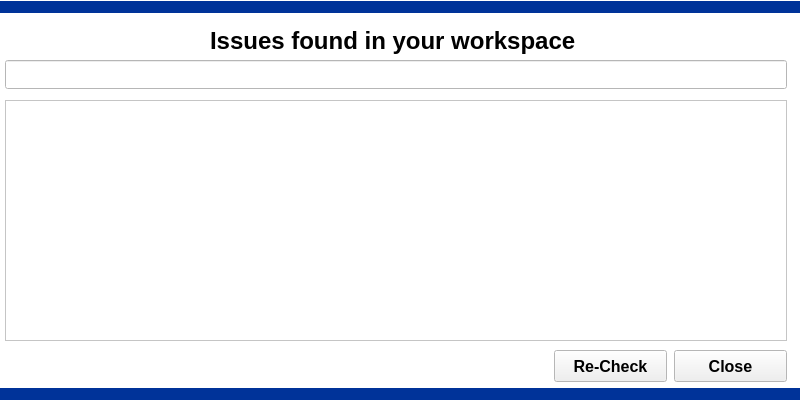
<?xml version="1.0" encoding="UTF-8"?>
<ui version="4.0">
 <class>CheckProject</class>
 <widget class="QDialog" name="CheckProject">
  <property name="geometry">
   <rect>
    <x>0</x>
    <y>0</y>
    <width>800</width>
    <height>400</height>
   </rect>
  </property>
  <property name="maximumSize">
   <size>
    <width>800</width>
    <height>400</height>
   </size>
  </property>
  <property name="palette">
   <palette>
    <active>
     <colorrole role="Base">
      <brush brushstyle="SolidPattern">
       <color alpha="255">
        <red>255</red>
        <green>255</green>
        <blue>255</blue>
       </color>
      </brush>
     </colorrole>
     <colorrole role="Window">
      <brush brushstyle="SolidPattern">
       <color alpha="255">
        <red>255</red>
        <green>255</green>
        <blue>255</blue>
       </color>
      </brush>
     </colorrole>
    </active>
    <inactive>
     <colorrole role="Base">
      <brush brushstyle="SolidPattern">
       <color alpha="255">
        <red>255</red>
        <green>255</green>
        <blue>255</blue>
       </color>
      </brush>
     </colorrole>
     <colorrole role="Window">
      <brush brushstyle="SolidPattern">
       <color alpha="255">
        <red>255</red>
        <green>255</green>
        <blue>255</blue>
       </color>
      </brush>
     </colorrole>
    </inactive>
    <disabled>
     <colorrole role="Base">
      <brush brushstyle="SolidPattern">
       <color alpha="255">
        <red>255</red>
        <green>255</green>
        <blue>255</blue>
       </color>
      </brush>
     </colorrole>
     <colorrole role="Window">
      <brush brushstyle="SolidPattern">
       <color alpha="255">
        <red>255</red>
        <green>255</green>
        <blue>255</blue>
       </color>
      </brush>
     </colorrole>
    </disabled>
   </palette>
  </property>
  <property name="font">
   <font>
    <family>Arial</family>
    <pointsize>12</pointsize>
    <weight>75</weight>
    <bold>true</bold>
   </font>
  </property>
  <property name="windowTitle">
   <string>Check Project Workspace</string>
  </property>
  <widget class="QTextBrowser" name="textBrowserLogs">
   <property name="geometry">
    <rect>
     <x>5</x>
     <y>100</y>
     <width>782</width>
     <height>241</height>
    </rect>
   </property>
   <property name="font">
    <font>
     <pointsize>11</pointsize>
    </font>
   </property>
   <property name="lineWrapMode">
    <enum>QTextEdit::NoWrap</enum>
   </property>
  </widget>
  <widget class="Line" name="BorderTop">
   <property name="geometry">
    <rect>
     <x>0</x>
     <y>-3</y>
     <width>800</width>
     <height>20</height>
    </rect>
   </property>
   <property name="baseSize">
    <size>
     <width>0</width>
     <height>0</height>
    </size>
   </property>
   <property name="palette">
    <palette>
     <active>
      <colorrole role="WindowText">
       <brush brushstyle="SolidPattern">
        <color alpha="255">
         <red>0</red>
         <green>51</green>
         <blue>153</blue>
        </color>
       </brush>
      </colorrole>
      <colorrole role="Button">
       <brush brushstyle="SolidPattern">
        <color alpha="255">
         <red>128</red>
         <green>0</green>
         <blue>0</blue>
        </color>
       </brush>
      </colorrole>
      <colorrole role="Light">
       <brush brushstyle="SolidPattern">
        <color alpha="255">
         <red>192</red>
         <green>0</green>
         <blue>0</blue>
        </color>
       </brush>
      </colorrole>
      <colorrole role="Midlight">
       <brush brushstyle="SolidPattern">
        <color alpha="255">
         <red>160</red>
         <green>0</green>
         <blue>0</blue>
        </color>
       </brush>
      </colorrole>
      <colorrole role="Dark">
       <brush brushstyle="SolidPattern">
        <color alpha="255">
         <red>64</red>
         <green>0</green>
         <blue>0</blue>
        </color>
       </brush>
      </colorrole>
      <colorrole role="Mid">
       <brush brushstyle="SolidPattern">
        <color alpha="255">
         <red>85</red>
         <green>0</green>
         <blue>0</blue>
        </color>
       </brush>
      </colorrole>
      <colorrole role="Text">
       <brush brushstyle="SolidPattern">
        <color alpha="255">
         <red>0</red>
         <green>51</green>
         <blue>153</blue>
        </color>
       </brush>
      </colorrole>
      <colorrole role="BrightText">
       <brush brushstyle="SolidPattern">
        <color alpha="255">
         <red>255</red>
         <green>255</green>
         <blue>255</blue>
        </color>
       </brush>
      </colorrole>
      <colorrole role="ButtonText">
       <brush brushstyle="SolidPattern">
        <color alpha="255">
         <red>0</red>
         <green>51</green>
         <blue>153</blue>
        </color>
       </brush>
      </colorrole>
      <colorrole role="Base">
       <brush brushstyle="SolidPattern">
        <color alpha="255">
         <red>0</red>
         <green>0</green>
         <blue>0</blue>
        </color>
       </brush>
      </colorrole>
      <colorrole role="Window">
       <brush brushstyle="SolidPattern">
        <color alpha="255">
         <red>128</red>
         <green>0</green>
         <blue>0</blue>
        </color>
       </brush>
      </colorrole>
      <colorrole role="Shadow">
       <brush brushstyle="SolidPattern">
        <color alpha="255">
         <red>0</red>
         <green>0</green>
         <blue>0</blue>
        </color>
       </brush>
      </colorrole>
      <colorrole role="AlternateBase">
       <brush brushstyle="SolidPattern">
        <color alpha="255">
         <red>64</red>
         <green>0</green>
         <blue>0</blue>
        </color>
       </brush>
      </colorrole>
      <colorrole role="ToolTipBase">
       <brush brushstyle="SolidPattern">
        <color alpha="255">
         <red>255</red>
         <green>255</green>
         <blue>220</blue>
        </color>
       </brush>
      </colorrole>
      <colorrole role="ToolTipText">
       <brush brushstyle="SolidPattern">
        <color alpha="255">
         <red>0</red>
         <green>0</green>
         <blue>0</blue>
        </color>
       </brush>
      </colorrole>
     </active>
     <inactive>
      <colorrole role="WindowText">
       <brush brushstyle="SolidPattern">
        <color alpha="255">
         <red>0</red>
         <green>51</green>
         <blue>153</blue>
        </color>
       </brush>
      </colorrole>
      <colorrole role="Button">
       <brush brushstyle="SolidPattern">
        <color alpha="255">
         <red>128</red>
         <green>0</green>
         <blue>0</blue>
        </color>
       </brush>
      </colorrole>
      <colorrole role="Light">
       <brush brushstyle="SolidPattern">
        <color alpha="255">
         <red>192</red>
         <green>0</green>
         <blue>0</blue>
        </color>
       </brush>
      </colorrole>
      <colorrole role="Midlight">
       <brush brushstyle="SolidPattern">
        <color alpha="255">
         <red>160</red>
         <green>0</green>
         <blue>0</blue>
        </color>
       </brush>
      </colorrole>
      <colorrole role="Dark">
       <brush brushstyle="SolidPattern">
        <color alpha="255">
         <red>64</red>
         <green>0</green>
         <blue>0</blue>
        </color>
       </brush>
      </colorrole>
      <colorrole role="Mid">
       <brush brushstyle="SolidPattern">
        <color alpha="255">
         <red>85</red>
         <green>0</green>
         <blue>0</blue>
        </color>
       </brush>
      </colorrole>
      <colorrole role="Text">
       <brush brushstyle="SolidPattern">
        <color alpha="255">
         <red>0</red>
         <green>51</green>
         <blue>153</blue>
        </color>
       </brush>
      </colorrole>
      <colorrole role="BrightText">
       <brush brushstyle="SolidPattern">
        <color alpha="255">
         <red>255</red>
         <green>255</green>
         <blue>255</blue>
        </color>
       </brush>
      </colorrole>
      <colorrole role="ButtonText">
       <brush brushstyle="SolidPattern">
        <color alpha="255">
         <red>0</red>
         <green>51</green>
         <blue>153</blue>
        </color>
       </brush>
      </colorrole>
      <colorrole role="Base">
       <brush brushstyle="SolidPattern">
        <color alpha="255">
         <red>0</red>
         <green>0</green>
         <blue>0</blue>
        </color>
       </brush>
      </colorrole>
      <colorrole role="Window">
       <brush brushstyle="SolidPattern">
        <color alpha="255">
         <red>128</red>
         <green>0</green>
         <blue>0</blue>
        </color>
       </brush>
      </colorrole>
      <colorrole role="Shadow">
       <brush brushstyle="SolidPattern">
        <color alpha="255">
         <red>0</red>
         <green>0</green>
         <blue>0</blue>
        </color>
       </brush>
      </colorrole>
      <colorrole role="AlternateBase">
       <brush brushstyle="SolidPattern">
        <color alpha="255">
         <red>64</red>
         <green>0</green>
         <blue>0</blue>
        </color>
       </brush>
      </colorrole>
      <colorrole role="ToolTipBase">
       <brush brushstyle="SolidPattern">
        <color alpha="255">
         <red>255</red>
         <green>255</green>
         <blue>220</blue>
        </color>
       </brush>
      </colorrole>
      <colorrole role="ToolTipText">
       <brush brushstyle="SolidPattern">
        <color alpha="255">
         <red>0</red>
         <green>0</green>
         <blue>0</blue>
        </color>
       </brush>
      </colorrole>
     </inactive>
     <disabled>
      <colorrole role="WindowText">
       <brush brushstyle="SolidPattern">
        <color alpha="255">
         <red>0</red>
         <green>51</green>
         <blue>153</blue>
        </color>
       </brush>
      </colorrole>
      <colorrole role="Button">
       <brush brushstyle="SolidPattern">
        <color alpha="255">
         <red>128</red>
         <green>0</green>
         <blue>0</blue>
        </color>
       </brush>
      </colorrole>
      <colorrole role="Light">
       <brush brushstyle="SolidPattern">
        <color alpha="255">
         <red>192</red>
         <green>0</green>
         <blue>0</blue>
        </color>
       </brush>
      </colorrole>
      <colorrole role="Midlight">
       <brush brushstyle="SolidPattern">
        <color alpha="255">
         <red>160</red>
         <green>0</green>
         <blue>0</blue>
        </color>
       </brush>
      </colorrole>
      <colorrole role="Dark">
       <brush brushstyle="SolidPattern">
        <color alpha="255">
         <red>64</red>
         <green>0</green>
         <blue>0</blue>
        </color>
       </brush>
      </colorrole>
      <colorrole role="Mid">
       <brush brushstyle="SolidPattern">
        <color alpha="255">
         <red>85</red>
         <green>0</green>
         <blue>0</blue>
        </color>
       </brush>
      </colorrole>
      <colorrole role="Text">
       <brush brushstyle="SolidPattern">
        <color alpha="255">
         <red>0</red>
         <green>51</green>
         <blue>153</blue>
        </color>
       </brush>
      </colorrole>
      <colorrole role="BrightText">
       <brush brushstyle="SolidPattern">
        <color alpha="255">
         <red>255</red>
         <green>255</green>
         <blue>255</blue>
        </color>
       </brush>
      </colorrole>
      <colorrole role="ButtonText">
       <brush brushstyle="SolidPattern">
        <color alpha="255">
         <red>0</red>
         <green>51</green>
         <blue>153</blue>
        </color>
       </brush>
      </colorrole>
      <colorrole role="Base">
       <brush brushstyle="SolidPattern">
        <color alpha="255">
         <red>128</red>
         <green>0</green>
         <blue>0</blue>
        </color>
       </brush>
      </colorrole>
      <colorrole role="Window">
       <brush brushstyle="SolidPattern">
        <color alpha="255">
         <red>128</red>
         <green>0</green>
         <blue>0</blue>
        </color>
       </brush>
      </colorrole>
      <colorrole role="Shadow">
       <brush brushstyle="SolidPattern">
        <color alpha="255">
         <red>0</red>
         <green>0</green>
         <blue>0</blue>
        </color>
       </brush>
      </colorrole>
      <colorrole role="AlternateBase">
       <brush brushstyle="SolidPattern">
        <color alpha="255">
         <red>128</red>
         <green>0</green>
         <blue>0</blue>
        </color>
       </brush>
      </colorrole>
      <colorrole role="ToolTipBase">
       <brush brushstyle="SolidPattern">
        <color alpha="255">
         <red>255</red>
         <green>255</green>
         <blue>220</blue>
        </color>
       </brush>
      </colorrole>
      <colorrole role="ToolTipText">
       <brush brushstyle="SolidPattern">
        <color alpha="255">
         <red>0</red>
         <green>0</green>
         <blue>0</blue>
        </color>
       </brush>
      </colorrole>
     </disabled>
    </palette>
   </property>
   <property name="styleSheet">
    <string notr="true">color: rgb(0, 51, 153);</string>
   </property>
   <property name="frameShadow">
    <enum>QFrame::Plain</enum>
   </property>
   <property name="lineWidth">
    <number>12</number>
   </property>
   <property name="midLineWidth">
    <number>0</number>
   </property>
   <property name="orientation">
    <enum>Qt::Horizontal</enum>
   </property>
  </widget>
  <widget class="Line" name="BorderBottom">
   <property name="geometry">
    <rect>
     <x>0</x>
     <y>384</y>
     <width>800</width>
     <height>20</height>
    </rect>
   </property>
   <property name="baseSize">
    <size>
     <width>0</width>
     <height>0</height>
    </size>
   </property>
   <property name="palette">
    <palette>
     <active>
      <colorrole role="WindowText">
       <brush brushstyle="SolidPattern">
        <color alpha="255">
         <red>0</red>
         <green>51</green>
         <blue>153</blue>
        </color>
       </brush>
      </colorrole>
      <colorrole role="Button">
       <brush brushstyle="SolidPattern">
        <color alpha="255">
         <red>128</red>
         <green>0</green>
         <blue>0</blue>
        </color>
       </brush>
      </colorrole>
      <colorrole role="Light">
       <brush brushstyle="SolidPattern">
        <color alpha="255">
         <red>192</red>
         <green>0</green>
         <blue>0</blue>
        </color>
       </brush>
      </colorrole>
      <colorrole role="Midlight">
       <brush brushstyle="SolidPattern">
        <color alpha="255">
         <red>160</red>
         <green>0</green>
         <blue>0</blue>
        </color>
       </brush>
      </colorrole>
      <colorrole role="Dark">
       <brush brushstyle="SolidPattern">
        <color alpha="255">
         <red>64</red>
         <green>0</green>
         <blue>0</blue>
        </color>
       </brush>
      </colorrole>
      <colorrole role="Mid">
       <brush brushstyle="SolidPattern">
        <color alpha="255">
         <red>85</red>
         <green>0</green>
         <blue>0</blue>
        </color>
       </brush>
      </colorrole>
      <colorrole role="Text">
       <brush brushstyle="SolidPattern">
        <color alpha="255">
         <red>0</red>
         <green>51</green>
         <blue>153</blue>
        </color>
       </brush>
      </colorrole>
      <colorrole role="BrightText">
       <brush brushstyle="SolidPattern">
        <color alpha="255">
         <red>255</red>
         <green>255</green>
         <blue>255</blue>
        </color>
       </brush>
      </colorrole>
      <colorrole role="ButtonText">
       <brush brushstyle="SolidPattern">
        <color alpha="255">
         <red>0</red>
         <green>51</green>
         <blue>153</blue>
        </color>
       </brush>
      </colorrole>
      <colorrole role="Base">
       <brush brushstyle="SolidPattern">
        <color alpha="255">
         <red>0</red>
         <green>0</green>
         <blue>0</blue>
        </color>
       </brush>
      </colorrole>
      <colorrole role="Window">
       <brush brushstyle="SolidPattern">
        <color alpha="255">
         <red>128</red>
         <green>0</green>
         <blue>0</blue>
        </color>
       </brush>
      </colorrole>
      <colorrole role="Shadow">
       <brush brushstyle="SolidPattern">
        <color alpha="255">
         <red>0</red>
         <green>0</green>
         <blue>0</blue>
        </color>
       </brush>
      </colorrole>
      <colorrole role="AlternateBase">
       <brush brushstyle="SolidPattern">
        <color alpha="255">
         <red>64</red>
         <green>0</green>
         <blue>0</blue>
        </color>
       </brush>
      </colorrole>
      <colorrole role="ToolTipBase">
       <brush brushstyle="SolidPattern">
        <color alpha="255">
         <red>255</red>
         <green>255</green>
         <blue>220</blue>
        </color>
       </brush>
      </colorrole>
      <colorrole role="ToolTipText">
       <brush brushstyle="SolidPattern">
        <color alpha="255">
         <red>0</red>
         <green>0</green>
         <blue>0</blue>
        </color>
       </brush>
      </colorrole>
     </active>
     <inactive>
      <colorrole role="WindowText">
       <brush brushstyle="SolidPattern">
        <color alpha="255">
         <red>0</red>
         <green>51</green>
         <blue>153</blue>
        </color>
       </brush>
      </colorrole>
      <colorrole role="Button">
       <brush brushstyle="SolidPattern">
        <color alpha="255">
         <red>128</red>
         <green>0</green>
         <blue>0</blue>
        </color>
       </brush>
      </colorrole>
      <colorrole role="Light">
       <brush brushstyle="SolidPattern">
        <color alpha="255">
         <red>192</red>
         <green>0</green>
         <blue>0</blue>
        </color>
       </brush>
      </colorrole>
      <colorrole role="Midlight">
       <brush brushstyle="SolidPattern">
        <color alpha="255">
         <red>160</red>
         <green>0</green>
         <blue>0</blue>
        </color>
       </brush>
      </colorrole>
      <colorrole role="Dark">
       <brush brushstyle="SolidPattern">
        <color alpha="255">
         <red>64</red>
         <green>0</green>
         <blue>0</blue>
        </color>
       </brush>
      </colorrole>
      <colorrole role="Mid">
       <brush brushstyle="SolidPattern">
        <color alpha="255">
         <red>85</red>
         <green>0</green>
         <blue>0</blue>
        </color>
       </brush>
      </colorrole>
      <colorrole role="Text">
       <brush brushstyle="SolidPattern">
        <color alpha="255">
         <red>0</red>
         <green>51</green>
         <blue>153</blue>
        </color>
       </brush>
      </colorrole>
      <colorrole role="BrightText">
       <brush brushstyle="SolidPattern">
        <color alpha="255">
         <red>255</red>
         <green>255</green>
         <blue>255</blue>
        </color>
       </brush>
      </colorrole>
      <colorrole role="ButtonText">
       <brush brushstyle="SolidPattern">
        <color alpha="255">
         <red>0</red>
         <green>51</green>
         <blue>153</blue>
        </color>
       </brush>
      </colorrole>
      <colorrole role="Base">
       <brush brushstyle="SolidPattern">
        <color alpha="255">
         <red>0</red>
         <green>0</green>
         <blue>0</blue>
        </color>
       </brush>
      </colorrole>
      <colorrole role="Window">
       <brush brushstyle="SolidPattern">
        <color alpha="255">
         <red>128</red>
         <green>0</green>
         <blue>0</blue>
        </color>
       </brush>
      </colorrole>
      <colorrole role="Shadow">
       <brush brushstyle="SolidPattern">
        <color alpha="255">
         <red>0</red>
         <green>0</green>
         <blue>0</blue>
        </color>
       </brush>
      </colorrole>
      <colorrole role="AlternateBase">
       <brush brushstyle="SolidPattern">
        <color alpha="255">
         <red>64</red>
         <green>0</green>
         <blue>0</blue>
        </color>
       </brush>
      </colorrole>
      <colorrole role="ToolTipBase">
       <brush brushstyle="SolidPattern">
        <color alpha="255">
         <red>255</red>
         <green>255</green>
         <blue>220</blue>
        </color>
       </brush>
      </colorrole>
      <colorrole role="ToolTipText">
       <brush brushstyle="SolidPattern">
        <color alpha="255">
         <red>0</red>
         <green>0</green>
         <blue>0</blue>
        </color>
       </brush>
      </colorrole>
     </inactive>
     <disabled>
      <colorrole role="WindowText">
       <brush brushstyle="SolidPattern">
        <color alpha="255">
         <red>0</red>
         <green>51</green>
         <blue>153</blue>
        </color>
       </brush>
      </colorrole>
      <colorrole role="Button">
       <brush brushstyle="SolidPattern">
        <color alpha="255">
         <red>128</red>
         <green>0</green>
         <blue>0</blue>
        </color>
       </brush>
      </colorrole>
      <colorrole role="Light">
       <brush brushstyle="SolidPattern">
        <color alpha="255">
         <red>192</red>
         <green>0</green>
         <blue>0</blue>
        </color>
       </brush>
      </colorrole>
      <colorrole role="Midlight">
       <brush brushstyle="SolidPattern">
        <color alpha="255">
         <red>160</red>
         <green>0</green>
         <blue>0</blue>
        </color>
       </brush>
      </colorrole>
      <colorrole role="Dark">
       <brush brushstyle="SolidPattern">
        <color alpha="255">
         <red>64</red>
         <green>0</green>
         <blue>0</blue>
        </color>
       </brush>
      </colorrole>
      <colorrole role="Mid">
       <brush brushstyle="SolidPattern">
        <color alpha="255">
         <red>85</red>
         <green>0</green>
         <blue>0</blue>
        </color>
       </brush>
      </colorrole>
      <colorrole role="Text">
       <brush brushstyle="SolidPattern">
        <color alpha="255">
         <red>0</red>
         <green>51</green>
         <blue>153</blue>
        </color>
       </brush>
      </colorrole>
      <colorrole role="BrightText">
       <brush brushstyle="SolidPattern">
        <color alpha="255">
         <red>255</red>
         <green>255</green>
         <blue>255</blue>
        </color>
       </brush>
      </colorrole>
      <colorrole role="ButtonText">
       <brush brushstyle="SolidPattern">
        <color alpha="255">
         <red>0</red>
         <green>51</green>
         <blue>153</blue>
        </color>
       </brush>
      </colorrole>
      <colorrole role="Base">
       <brush brushstyle="SolidPattern">
        <color alpha="255">
         <red>128</red>
         <green>0</green>
         <blue>0</blue>
        </color>
       </brush>
      </colorrole>
      <colorrole role="Window">
       <brush brushstyle="SolidPattern">
        <color alpha="255">
         <red>128</red>
         <green>0</green>
         <blue>0</blue>
        </color>
       </brush>
      </colorrole>
      <colorrole role="Shadow">
       <brush brushstyle="SolidPattern">
        <color alpha="255">
         <red>0</red>
         <green>0</green>
         <blue>0</blue>
        </color>
       </brush>
      </colorrole>
      <colorrole role="AlternateBase">
       <brush brushstyle="SolidPattern">
        <color alpha="255">
         <red>128</red>
         <green>0</green>
         <blue>0</blue>
        </color>
       </brush>
      </colorrole>
      <colorrole role="ToolTipBase">
       <brush brushstyle="SolidPattern">
        <color alpha="255">
         <red>255</red>
         <green>255</green>
         <blue>220</blue>
        </color>
       </brush>
      </colorrole>
      <colorrole role="ToolTipText">
       <brush brushstyle="SolidPattern">
        <color alpha="255">
         <red>0</red>
         <green>0</green>
         <blue>0</blue>
        </color>
       </brush>
      </colorrole>
     </disabled>
    </palette>
   </property>
   <property name="styleSheet">
    <string notr="true">color: rgb(0, 51, 153);</string>
   </property>
   <property name="frameShadow">
    <enum>QFrame::Plain</enum>
   </property>
   <property name="lineWidth">
    <number>12</number>
   </property>
   <property name="midLineWidth">
    <number>0</number>
   </property>
   <property name="orientation">
    <enum>Qt::Horizontal</enum>
   </property>
  </widget>
  <widget class="QPushButton" name="pushButtonClose">
   <property name="geometry">
    <rect>
     <x>674</x>
     <y>350</y>
     <width>113</width>
     <height>32</height>
    </rect>
   </property>
   <property name="text">
    <string>Close</string>
   </property>
   <property name="autoDefault">
    <bool>false</bool>
   </property>
  </widget>
  <widget class="QLabel" name="label">
   <property name="geometry">
    <rect>
     <x>210</x>
     <y>20</y>
     <width>381</width>
     <height>41</height>
    </rect>
   </property>
   <property name="font">
    <font>
     <pointsize>18</pointsize>
    </font>
   </property>
   <property name="text">
    <string>Issues found in your workspace</string>
   </property>
  </widget>
  <widget class="QLineEdit" name="lineEditWorkspaceFolder">
   <property name="enabled">
    <bool>false</bool>
   </property>
   <property name="geometry">
    <rect>
     <x>5</x>
     <y>60</y>
     <width>782</width>
     <height>29</height>
    </rect>
   </property>
   <property name="font">
    <font>
     <pointsize>11</pointsize>
     <weight>75</weight>
     <bold>true</bold>
    </font>
   </property>
  </widget>
  <widget class="QPushButton" name="pushButtonRecheck">
   <property name="geometry">
    <rect>
     <x>554</x>
     <y>350</y>
     <width>113</width>
     <height>32</height>
    </rect>
   </property>
   <property name="text">
    <string>Re-Check</string>
   </property>
   <property name="autoDefault">
    <bool>false</bool>
   </property>
  </widget>
 </widget>
 <resources/>
 <connections/>
</ui>
